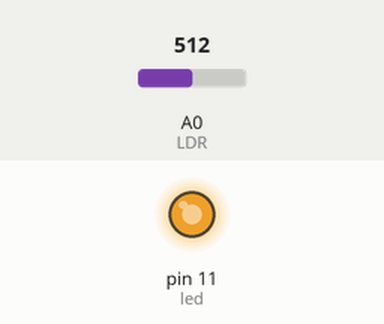
Recording of a sketch running on a simulated Arduino Uno, built with avr-gcc and run on an emulated ATmega328P. On the bench: output pins drawn as LEDs (lit = HIGH). The test bench sets the inputs (shaded band); at power-on: A0 (LDR) = 512.

Above: at 1.3 s.
1.4 s: A0 (LDR) set to 10
At 3.4 s:
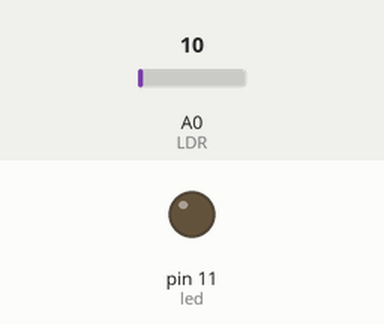
4.4 s: A0 (LDR) set to 30
At 4.9 s:
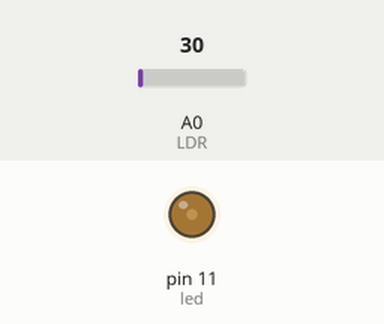
7.4 s: A0 (LDR) set to 0
At 12.4 s:
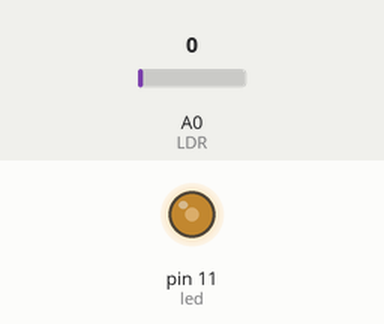
Timing chart, 0 to 19.4 s (numbered marks = the images above; inputs shaded):
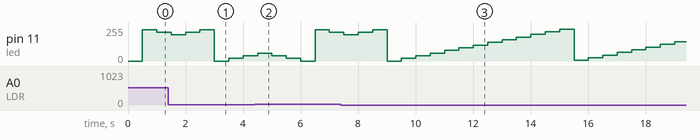

The sketch:

Feedback_System.ino
```cpp
// C++ code
//
int led = 11;
int LDR = A0;

int brightness = 0;
int fadeAmount = 20;

void setup()
{
  pinMode(led, OUTPUT);
  pinMode(LDR, INPUT);
}

void loop()
{
  int ldrStatus = analogRead(LDR);
  Serial.println(ldrStatus);

  analogWrite(led, brightness);

//  Serial.println(brightness);
//  Serial.print("/t");
  if (ldrStatus <= 20) {
    brightness +=fadeAmount;

//    Serial.print("Its DARK, Turn on the LED : ");
//    Serial.println(ldrStatus);

  } else{
    brightness -= fadeAmount;

//    Serial.print("Its BRIGHT, Turn off the LED : ");
//    Serial.println(ldrStatus);
  }
  delay(500);
}
```
